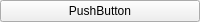
<?xml version="1.0" encoding="UTF-8"?>
<ui version="4.0">
 <class>rgPipelineStateEditorWidgetEnum</class>
 <widget class="QWidget" name="rgPipelineStateEditorWidgetEnum">
  <property name="geometry">
   <rect>
    <x>0</x>
    <y>0</y>
    <width>60</width>
    <height>20</height>
   </rect>
  </property>
  <property name="sizePolicy">
   <sizepolicy hsizetype="Maximum" vsizetype="Maximum">
    <horstretch>0</horstretch>
    <verstretch>0</verstretch>
   </sizepolicy>
  </property>
  <property name="windowTitle">
   <string>Form</string>
  </property>
  <layout class="QGridLayout" name="gridLayout">
   <property name="sizeConstraint">
    <enum>QLayout::SetDefaultConstraint</enum>
   </property>
   <property name="leftMargin">
    <number>0</number>
   </property>
   <property name="topMargin">
    <number>0</number>
   </property>
   <property name="rightMargin">
    <number>0</number>
   </property>
   <property name="bottomMargin">
    <number>0</number>
   </property>
   <property name="spacing">
    <number>0</number>
   </property>
   <item row="0" column="0">
    <widget class="ArrowIconWidget" name="enumComboPushButton">
     <property name="minimumSize">
      <size>
       <width>200</width>
       <height>0</height>
      </size>
     </property>
     <property name="styleSheet">
      <string notr="true"/>
     </property>
     <property name="text">
      <string>PushButton</string>
     </property>
    </widget>
   </item>
  </layout>
 </widget>
 <customwidgets>
  <customwidget>
   <class>ArrowIconWidget</class>
   <extends>QPushButton</extends>
   <header>../../QtCommon/CustomWidgets/ArrowIconWidget.h</header>
   <container>1</container>
  </customwidget>
 </customwidgets>
 <resources/>
 <connections/>
</ui>
